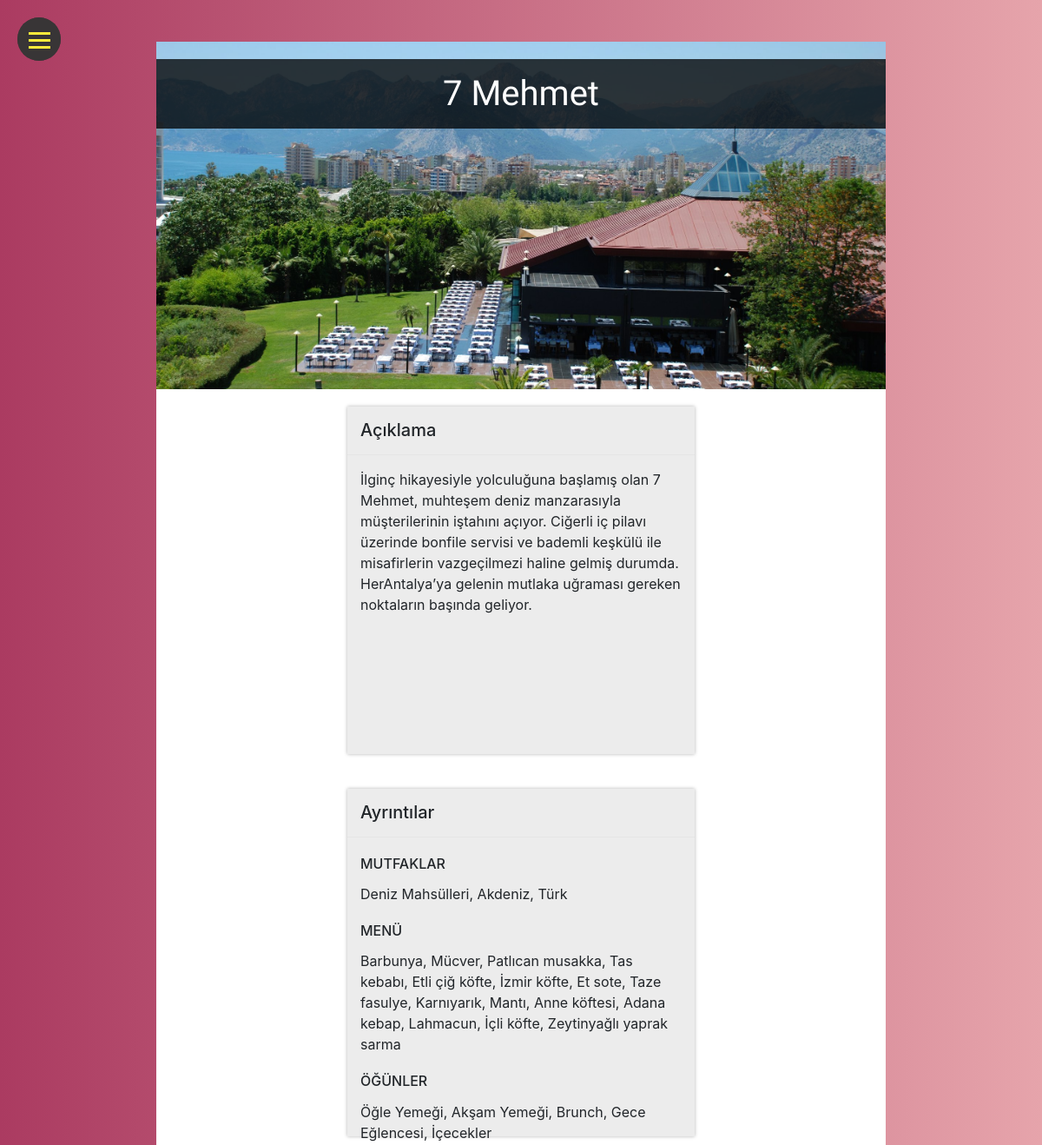
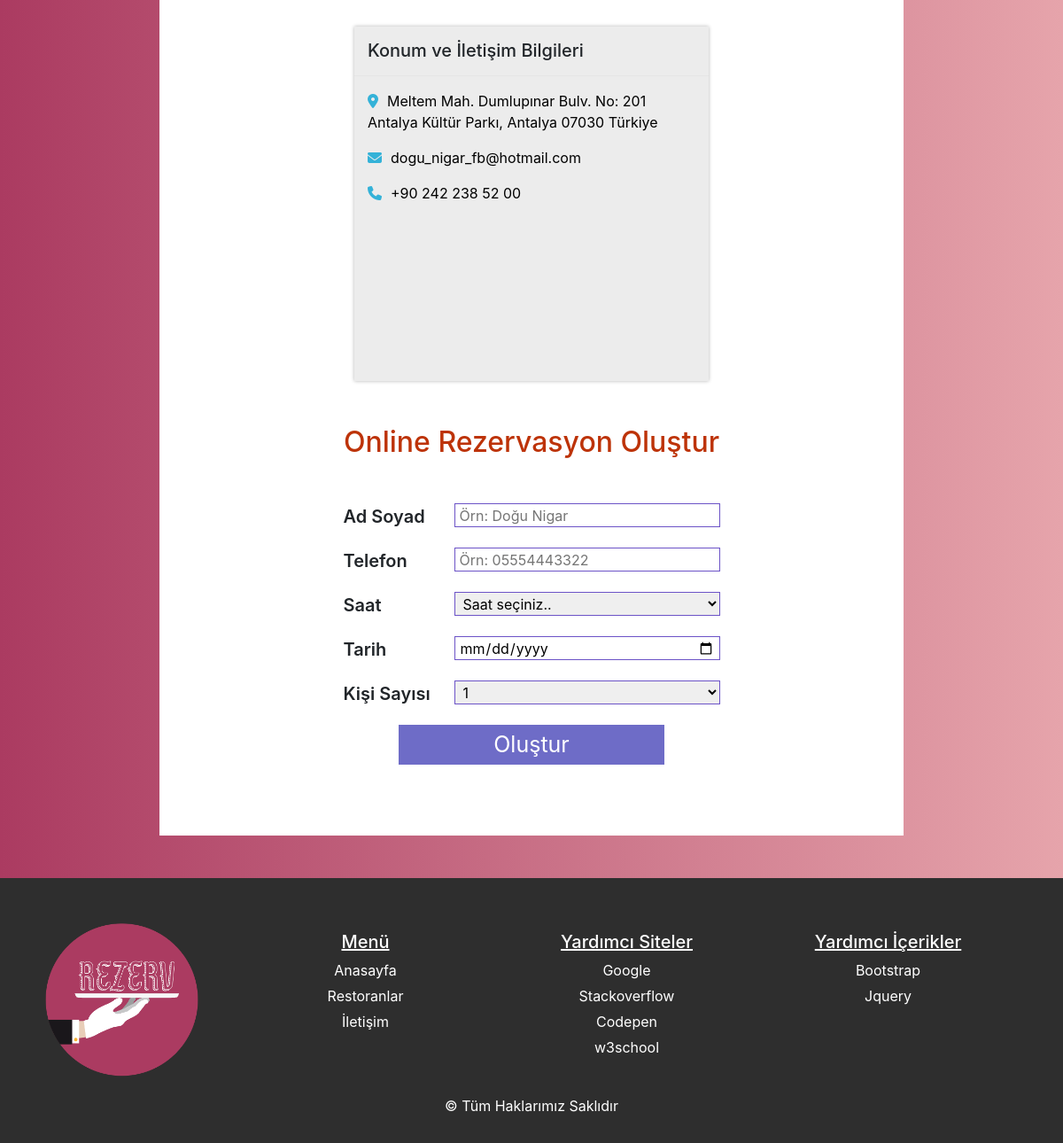
The page /7-mehmet.php on the database its author committed (2 pictures, top to bottom).
### tables this page shows
CREATE TABLE `restoranlar` (
  `ID` int(11) NOT NULL,
  `YONLENDIRME` varchar(1000) NOT NULL,
  `RESTORAN_ADI` varchar(1000) NOT NULL,
  `RESIM` varchar(1000) NOT NULL,
  `RESIM_ADMIN` varchar(1000) NOT NULL,
  `ACIKLAMA` varchar(5000) DEFAULT NULL,
  `MUTFAKLAR` varchar(1000) DEFAULT NULL,
  `MENU` varchar(1000) DEFAULT NULL,
  `OGUNLER` varchar(1000) DEFAULT NULL,
  `KONUM` varchar(1000) DEFAULT NULL,
  `EPOSTA` varchar(200) DEFAULT NULL,
  `TELEFON` varchar(200) DEFAULT NULL,
  `DURUM` int(11) NOT NULL
);

CREATE TABLE `logo` (
  `ID` int(11) NOT NULL,
  `LOGO` varchar(150) NOT NULL,
  `LOGO_ADMIN` varchar(150) NOT NULL,
  `RECORD_DATE` datetime NOT NULL DEFAULT CURRENT_TIMESTAMP,
  `UPDATE_DATE` datetime NOT NULL DEFAULT CURRENT_TIMESTAMP ON UPDATE CURRENT_TIMESTAMP,
  `WHO_ADDED` text NOT NULL
);

### 7-mehmet.php (the view, shortened to what this page needs)
<?php
    $file = $_SERVER["SCRIPT_NAME"];
    $file = substr($file, 1);
    include "admin/properties/veritabani.php";
    $sql = "SELECT * FROM `restoranlar` WHERE `YONLENDIRME` = '$file' AND `DURUM` = 1";
    $query = mysqli_query($dbconnect, $sql);
    $kayit = mysqli_fetch_assoc($query);
    $baslik = $kayit['RESTORAN_ADI'];
    $resim = $kayit['RESIM'];
    $yazi = $kayit['ACIKLAMA'];
    $mutfaklar = $kayit['MUTFAKLAR'];
    $menuler = $kayit['MENU'];
    $ogun = $kayit['OGUNLER'];
    $location = $kayit['KONUM'];
    $posta = $kayit['EPOSTA'];
    $tel = $kayit['TELEFON'];
?>
<!DOCTYPE html>
<html lang="tr">
<head>
    <?php include "assets/head.php"; ?>
</head>
<body>
    <?php include "assets/menu.php"; ?>
    <div class="container-fluid py-5">
        <div class="row justify-content-center">
            <div class="page">
                <div class="rest-header">
                    <div class="img">
                        <img src="<?php echo $resim; ?>" alt="">
                        <span><?php echo $baslik; ?></span>
                    </div>
                </div>
                <div class="info-container">
                    <?php
                        if($yazi != "")
                        {
                            print <<<__
                            <div class="info-box">
                                <h5>Açıklama</h5><hr />
                                <p>$yazi</p>
                            </div>
                            __;
                        }
                    ?>
                    <div class="info-box">
                        <h5>Ayrıntılar</h5><hr />
                        <h6>MUTFAKLAR</h6>
                        <p><?php echo $mutfaklar; ?></p>
                        <h6>MENÜ</h6>
                        <p><?php echo $menuler; ?></p>
                        <h6>ÖĞÜNLER</h6>
                        <p><?php echo $ogun; ?></p>
                    </div>
                    <div class="info-box">
                        <h5>Konum ve İletişim Bilgileri</h5><hr />
                        <a href="http://maps.google.com/?q=<?php echo $location; ?>" target="_blank">
                            <p><i class="fas fa-map-marker-alt"></i><?php echo $location; ?></p>
                        </a>
                        <a href="mailto:<?php echo $posta; ?>" target="_blank"><p><i class="fas fa-envelope"></i><?php echo $posta; ?></p></a>
                        <a href="tel:<?php echo $tel; ?>"><p><i class="fas fa-phone"></i><?php echo $tel; ?></p></a>
                    </div>
                </div>
                <div class="form-container">
                    <div class="head"><h2>Online Rezervasyon Oluştur</h2></div>
                    <div class="form-box">
                        <div class="form">
                            <form action="">
                                <div class="column">
                                    <span>Ad Soyad</span>
                                    <input type="text" name="name" id="name" placeholder="Örn: Doğu Nigar" required>
                                </div>
                                <div class="column">
                                    <span>Telefon</span>
                                    <input type="text" name="tel" id="tel" placeholder="Örn: 05554443322" required>
                                </div>
                                <div class="column">
                                    <span>Saat</span>
                                    <select name="time" required>
                                        <option value="">Saat seçiniz..</option>
                                        <?php
                                            include "admin/properties/veritabani.php";
                                        ?>
                                    </select>
                                </div>
                                <div class="column">
                                    <span>Tarih</span>
                                    <input type="date" name="date" required>
                                </div>
                                <div class="column">
                                    <span>Kişi Sayısı</span>
                                    <select name="person">
                                        <option value="1">1</option>
                                    </select>
                                </div>
                                <div class="column">
                                    <input type="submit" name="form-gonder" value="Oluştur">
                                </div>
                                <div class="column">
                                </div>
                            </form>
                        </div>
                    </div>
                </div>
            </div>
        </div>
    </div>
    <?php include "assets/footer.php"; ?>
</body>
</html>

### assets/footer.php (shortened to what this page needs)
<?php
    include "admin/properties/veritabani.php";
    $sql = "SELECT * FROM `logo` WHERE `ID` = 1";
    $query = mysqli_query($dbconnect, $sql);
    $kayit = mysqli_fetch_assoc($query);
    $logo = $kayit['LOGO'];
?>
<footer>
    <div class="content">
        <div class="box">
            <div class="logo">
                <a href="index.php"><img src="<?php echo $logo; ?>"></a>
            </div>
            <div class="link">
                <h5>Menü</h5>
                <span><a href="index.php">Anasayfa</a></span>
                <span><a href="restoranlar.php">Restoranlar</a></span>
                <span><a href="iletisim.php">İletişim</a></span>
            </div>
            <div class="link">
                <h5>Yardımcı Siteler</h5>
                <span><a href="https://google.com" target="_blank">Google</a></span>
                <span><a href="https://stackoverflow.com/" target="_blank">Stackoverflow</a></span>
                <span><a href="http://codepen.io" target="_blank">Codepen</a></span>
                <span><a href="https://www.w3schools.com/" target="_blank">w3school</a></span>
            </div>
            <div class="link">
                <h5>Yardımcı İçerikler</h5>
                <span><a href="https://getbootstrap.com/docs/4.3/layout/overview/" target="_blank">Bootstrap</a></span>
                <span><a href="https://code.jquery.com/" target="_blank">Jquery</a></span>
            </div>
        </div>
    </div>
    <div class="copyright">&copy Tüm Haklarımız Saklıdır</div>
</footer>

### rows shown on the page
restoranlar: RESIM (picture), RESTORAN_ADI "7 Mehmet", ACIKLAMA "İlginç hikayesiyle yolculuğuna başlamış olan 7 Mehmet, muhteşem deniz manzarasıyla müşterilerinin iştahını açıyor. Ciğerli iç pilavı üzerinde bonfile servisi ve bademli keşkülü ile misafirlerin vazgeçilmezi haline gelmiş durumda. HerAntalya’ya gelenin mutlaka uğraması gereken noktaların başında geliyor.", MUTFAKLAR "Deniz Mahsülleri, Akdeniz, Türk", MENU "Barbunya, Mücver, Patlıcan musakka, Tas kebabı, Etli çiğ köfte, İzmir köfte, Et sote, Taze fasulye, Karnıyarık, Mantı, Anne köftesi, Adana kebap, Lahmacun, İçli köfte, Zeytinyağlı yaprak sarma", OGUNLER "Öğle Yemeği, Akşam Yemeği, Brunch, Gece Eğlencesi, İçecekler", KONUM "Meltem Mah. Dumlupınar Bulv. No: 201 Antalya Kültür Parkı, Antalya 07030 Türkiye", EPOSTA "dogu_nigar_fb@hotmail.com", TELEFON "+90 242 238 52 00"
logo: LOGO (picture)
